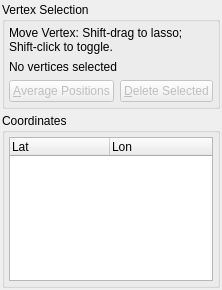
<ui version="4.0" >
 <class>ModifyGeometryWidget</class>
 <widget class="QWidget" name="ModifyGeometryWidget" >
  <property name="geometry" >
   <rect>
    <x>0</x>
    <y>0</y>
    <width>188</width>
    <height>290</height>
   </rect>
  </property>
  <property name="windowTitle" >
   <string>Form</string>
  </property>
  <layout class="QVBoxLayout" >
   <property name="spacing" >
    <number>4</number>
   </property>
   <property name="margin" >
    <number>2</number>
   </property>
   <item>
    <widget class="QGroupBox" name="groupbox_vertex_selection" >
     <property name="title" >
      <string>Vertex Selection</string>
     </property>
     <property name="flat" >
      <bool>true</bool>
     </property>
     <layout class="QVBoxLayout" >
      <property name="margin" >
       <number>4</number>
      </property>
      <item>
       <widget class="QLabel" name="label_vertex_selection_help" >
        <property name="text" >
         <string>Move Vertex: Shift-drag to lasso; Shift-click to toggle.</string>
        </property>
        <property name="wordWrap" >
         <bool>true</bool>
        </property>
       </widget>
      </item>
      <item>
       <widget class="QLabel" name="label_vertex_selection_count" >
        <property name="text" >
         <string>No vertices selected</string>
        </property>
       </widget>
      </item>
      <item>
       <layout class="QHBoxLayout" >
        <item>
         <widget class="QPushButton" name="button_average_vertex_positions" >
          <property name="enabled" >
           <bool>false</bool>
          </property>
          <property name="toolTip" >
           <string>Move every selected vertex to their shared spherical average position</string>
          </property>
          <property name="text" >
           <string>&amp;Average Positions</string>
          </property>
         </widget>
        </item>
        <item>
         <widget class="QPushButton" name="button_delete_selected_vertices" >
          <property name="enabled" >
           <bool>false</bool>
          </property>
          <property name="toolTip" >
           <string>Delete all selected vertices as one undoable operation</string>
          </property>
          <property name="text" >
           <string>&amp;Delete Selected</string>
          </property>
         </widget>
        </item>
       </layout>
      </item>
     </layout>
    </widget>
   </item>
   <item>
    <widget class="QGroupBox" name="groupbox_coordinates" >
     <property name="title" >
      <string>Coordinates</string>
     </property>
     <property name="flat" >
      <bool>true</bool>
     </property>
     <layout class="QVBoxLayout" >
      <property name="margin" >
       <number>4</number>
      </property>
      <item>
       <widget class="QTreeWidget" name="treewidget_coordinates" >
        <property name="horizontalScrollBarPolicy" >
         <enum>Qt::ScrollBarAlwaysOff</enum>
        </property>
        <property name="alternatingRowColors" >
         <bool>true</bool>
        </property>
        <property name="indentation" >
         <number>0</number>
        </property>
        <property name="rootIsDecorated" >
         <bool>false</bool>
        </property>
        <property name="itemsExpandable" >
         <bool>false</bool>
        </property>
        <column>
         <property name="text" >
          <string>Lat</string>
         </property>
        </column>
        <column>
         <property name="text" >
          <string>Lon</string>
         </property>
        </column>
       </widget>
      </item>
     </layout>
    </widget>
   </item>
  </layout>
 </widget>
 <resources/>
 <connections/>
</ui>
